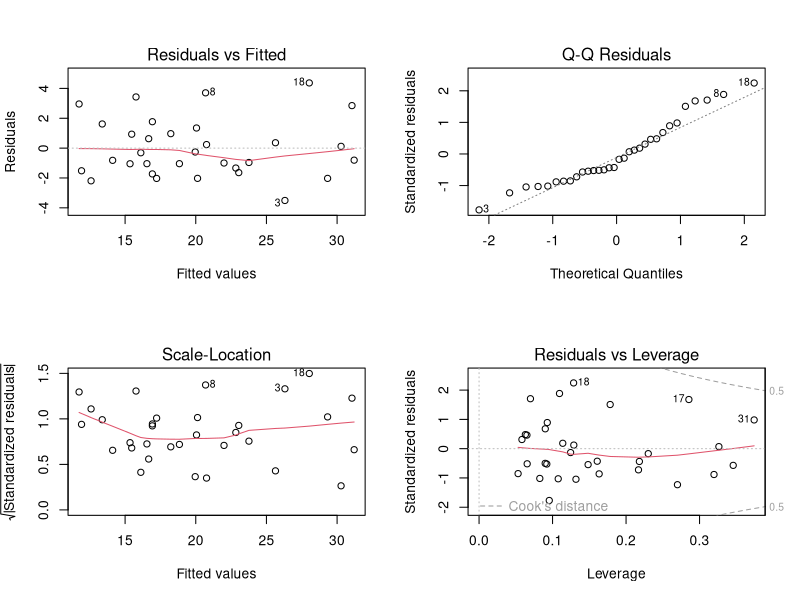

R code for this plot:
## ---- chunk 1
library(datasets)
data(mtcars)
attach(mtcars)
fit1 <- lm(mpg ~ cyl + disp + hp + drat + wt + qsec + vs + am + gear + carb)
confint(fit1)
## ---- chunk 2
fit2 <- lm(mpg ~ disp + hp + wt + qsec + am)
confint(fit2)
## ---- chunk 3
anova(fit2, fit1)
AIC(fit1, fit2)
## ---- chunk 4
fit3 <- lm(mpg ~ wt + qsec + am)
confint(fit3)
## ---- chunk 5
cor(wt, qsec)
cor(wt, am)
cor(qsec, am)
## ---- chunk 6
fit4 <- lm(mpg ~ wt + qsec + am + wt:am)
summary(fit4)[8:9]
## ---- chunk 7
par(mfrow=c(2,2))
plot(fit4)
